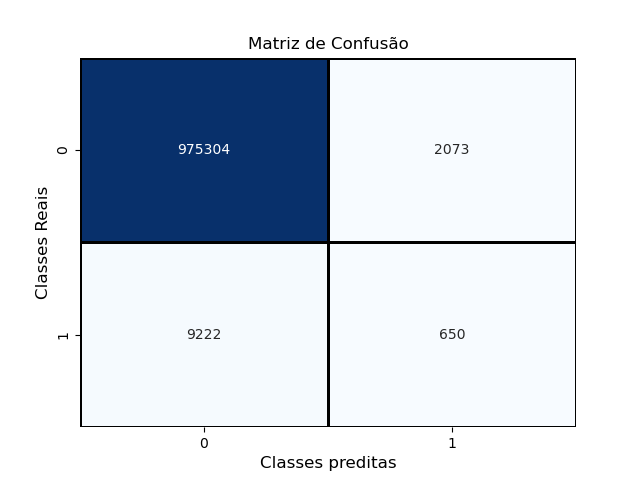

Recreate this plot in Python.
#import os 
#os.environ["tf_gpu_allocator"]="cuda_malloc_async"


from sklearn.model_selection import train_test_split
from sklearn.metrics import confusion_matrix
from sklearn.metrics import accuracy_score
from sklearn.metrics import classification_report

from imblearn.over_sampling import SMOTE

import numpy as np
import matplotlib.pyplot as plt
import pandas as pd

import heapq 
#os.environ["tf_gpu_allocator"]="cuda_malloc_async"



import math
import seaborn as sns


import tensorflow as tf
from tensorflow import keras

from keras.layers import Dense, Input, Dropout, BatchNormalization
from keras.models import Sequential
from keras.utils import to_categorical
from keras.optimizers import Adam
from keras.callbacks import EarlyStopping





# Enable logging to see which CPU cores or operations are being placed
#tf.debugging.set_log_device_placement(True)
def step_function(x):
    return int(x >= 0) 

BS=256 #Batch SIze
LR=0.0001 #Learning Rate
DF=0.3 #Dropout Freq
WT=3.0 #weight for VH error in class_weight
L1=1500 #Number of units in Hidden Layer 1
L2=1500 #Number of units in Hidden Layer 2
L3=1500 #Number of units in Hidden Layer 3

CW = {0: 1.0, 1: WT}

per=0.01 #percentagem de VH




#Training Bit
file_path = "training_bit.txt"

with open(file_path, 'r') as myfile:
    data_training = [list(line.strip()) for line in myfile] # Read each line, convert to a list of characters

#Create the DataFrame
X_treinamento_raw = pd.DataFrame(data_training).astype(int)
print(f"X_treinamento:\n{X_treinamento_raw.describe()}\n")
X_treinamento_raw=np.array(X_treinamento_raw)

#Validation Bit
file_path = "validation_bit.txt"

with open(file_path, 'r') as myfile:
    data_validation = [list(line.strip()) for line in myfile] # Read each line, convert to a list of characters

#Create the DataFrame
X_validacao = pd.DataFrame(data_validation).astype(int)
print(f"X_validacao:\n{X_validacao.describe()}\n")
X_validacao=np.array(X_validacao)

#Testing Bit
file_path = "testing_bit.txt"

with open(file_path, 'r') as myfile:
    data_testing = [list(line.strip()) for line in myfile] # Read each line, convert to a list of characters

#Create the DataFrame
X_teste = pd.DataFrame(data_testing).astype(int)
print(f"X_teste:\n{X_teste.describe()}\n")
X_teste=np.array(X_teste)



#Training Score
file_path = "training_score.txt"
y_treinamento_unravelled=pd.read_csv(file_path, header=None)
y_treinamento_unravelled.columns=['Score']
print(f"y_treinamento_unravelled:\n{y_treinamento_unravelled.describe()}\n")
y_treinamento=np.ravel(y_treinamento_unravelled)

y_treinamento_ar = heapq.nsmallest(math.floor(per*len(y_treinamento)), y_treinamento.T)
y_treinamento_lim = y_treinamento_ar[math.floor(per*len(y_treinamento))-1]
y_treinamento_VH_raw = np.array([1 if x<=y_treinamento_lim else 0 for x in y_treinamento.T])


smote = SMOTE(random_state=42)
X_treinamento, y_treinamento_VH = smote.fit_resample(X_treinamento_raw, y_treinamento_VH_raw)

# Temos 2 classes
# Converter o vetor de rótulos para uma matriz binária
# Alterar o conjunto de dados de rótulos para o formato de string binária 1-de-N (one-hot encoding)
# Teremos uma rede neural com 2 neurônios na camada de saída
#y_treinamento_VH = to_categorical(y_treinamento_VH)


#Validation Score
file_path = "validation_score.txt"
y_validacao_unravelled=pd.read_csv(file_path, header=None)
y_validacao_unravelled.columns=['Score']
print(f"y_validacao_unravelled:\n{y_validacao_unravelled.describe()}\n")
y_validacao=np.ravel(y_validacao_unravelled)

y_validacao_ar = heapq.nsmallest(math.floor(per*len(y_validacao)), y_validacao.T)
y_validacao_lim = y_validacao_ar[math.floor(per*len(y_validacao))-1]
y_validacao_VH = np.array([1 if x<=y_validacao_lim else 0 for x in y_validacao.T])

# Temos 2 classes
# Converter o vetor de rótulos para uma matriz binária
# Alterar o conjunto de dados de rótulos para o formato de string binária 1-de-N (one-hot encoding)
# Teremos uma rede neural com 2 neurônios na camada de saída
#y_validacao_VH = to_categorical(y_validacao_VH)

#Testing Score
file_path = "testing_score.txt"
y_teste_unravelled=pd.read_csv(file_path, header=None)
y_teste_unravelled.columns=['Score']
print(f"y_teste_unravelled:\n{y_teste_unravelled.describe()}\n")
y_teste=np.ravel(y_teste_unravelled)

y_teste_ar = heapq.nsmallest(math.floor(per*len(y_teste)), y_teste.T)
y_teste_lim = y_teste_ar[math.floor(per*len(y_teste))-1]
y_teste_VH = np.array([1 if x<=y_teste_lim else 0 for x in y_teste.T])

# Temos 2 classes
# Converter o vetor de rótulos para uma matriz binária
# Alterar o conjunto de dados de rótulos para o formato de string binária 1-de-N (one-hot encoding)
# Teremos uma rede neural com 2 neurônios na camada de saída
#y_teste_VH = to_categorical(y_teste_VH)






#num_objetos num_colunas
num_objetos, num_colunas = X_treinamento.shape


#Treino teste
#X_treino, X_teste, y_treino, y_teste = train_test_split(previsoes_df, previsoes_VH, test_size = 0.3, random_state = 42)
                                                                  
                                                                  
#Treinamento Validação
#X_treinamento, X_validacao, y_treinamento, y_validacao = train_test_split(X_treino, y_treino, test_size=0.2, random_state=42)


## Topologia da Rede Neural
# - relu:  função de ativação ReLU: f(x) = max(0, x)
# - softmax: cada neurônio de saída receberá uma probabilidade

modelo = Sequential()
modelo.add(Input(shape=(num_colunas,)))
modelo.add(Dense(units=L1,name='camada_escondida_1', activation='relu'))
modelo.add(BatchNormalization()) #Evita loss nan
modelo.add(Dropout(DF))
modelo.add(Dense(units=L2,name='camada_escondida_2', activation='relu'))
modelo.add(BatchNormalization())
modelo.add(Dropout(DF))
modelo.add(Dense(units=L3,name='camada_escondida_3', activation='sigmoid'))
modelo.add(BatchNormalization())
modelo.add(Dropout(DF))
modelo.add(Dense(units=1, name='camada_saida', activation='sigmoid')) #Ou é Virtual hit ou não é
modelo.add(BatchNormalization())
modelo.add(Dropout(DF))


## Parâmetros da Rede Neural
#  optimizer = algoritmo para atualizar os pesos baseado no loss:
#       Ex. 'adam', 'sgd', 'rmsprop'
#  loss = cálculo do erro.
#       Ex.: 'mean_squared_error','categorical_crossentropy', 'binary_crossentropy'
#  metrics = lista de métricas para avaliar o modeloL

custom_adam = tf.keras.optimizers.Adam(learning_rate=LR, clipnorm=1.0)  # Customizando para definir a learning_rate

#sgd_optimizer = keras.optimizers.SGD(learning_rate=0.01, momentum=0.9)

#sgd_optimizer = keras.optimizers.SGD(
#    learning_rate=LR,
#    momentum=0.9,
#    nesterov=True,
#    weight_decay=1e-4  # Automatically applies L2 penalty to weights
#)


modelo.compile(optimizer = custom_adam,
               loss = tf.keras.losses.BinaryCrossentropy(from_logits=True),
               metrics = ['accuracy', keras.metrics.Precision(), tf.keras.metrics.Recall()])

modelo.summary()






#Treinamento da Rede Neural

# 150 épocas

# Define the early stopping callback
early_stopping = EarlyStopping(
    monitor='val_loss',     # Watch the validation loss
    min_delta=0.001,        # Minimum change to qualify as an improvement
    patience=10,             # Number of epochs to tolerate oscillation/no improvement
    restore_best_weights=True, # Revert to the best model weights after stopping
    verbose=0
)


# Atenção para o conjunto de validação.

modelo.fit(X_treinamento,
           y_treinamento_VH,
           batch_size = BS,
           epochs = 150,
           class_weight=CW,
           validation_data = (X_validacao, y_validacao_VH), 
           callbacks=[early_stopping]
           )


#Salvar modelo
sv_pth='BS_'+str(BS)+'_LR_'+str(LR)+'_DF_'+str(DF)+'_WT_'+str(WT)+'_'+str(L1)+'_'+str(L2)+'_'+str(L3)
#sv_pth='BS_'+str(BS)+'_LR_'+str(LR)+'_WT_'+str(WT)+'_'+str(L1)+'_'+str(L2)+'_'+str(L3)
modelo.save('./Resultados class/'+sv_pth+'/'+sv_pth+'.h5')


#Extração de previsões
previsoes = modelo.predict(X_teste)

y_previsao_matrix = [step_function(t-0.5) for t in previsoes]
y_teste_matrix = [step_function(t-0.5) for t in y_teste_VH]


# Acurácia do Modelo avaliada no Conjunto de Dados de teste:
accuracy = accuracy_score(y_teste_matrix, y_previsao_matrix)
print("Acurácia no conjunto de teste ( previsões Corretas / todas as previsões  ):\n", accuracy)



#Matriz de confusão - tabela com desempenho do modelo
confusao = confusion_matrix(y_teste_matrix, y_previsao_matrix)
print("Matriz de Confusão no Conjunto de Teste (Classes reais x Classes preditas):")

print("Matriz de Confusão")
print(confusao)

# Matriz de Confusão - representação mais informativa e didática
print("\n\n Matriz de Confusão")
sns.heatmap(
    confusao,
    annot=True,          # Show números nas células
    fmt='d',             # Números como inteiros
    cmap='Blues',        # Paleta de cores
    cbar=False,          # Remover barra à direita
    linewidths=1,        # Adicionar borda
    linecolor='black'    # Cor da borda
)
plt.xlabel('Classes preditas', fontsize=12)
plt.ylabel('Classes Reais', fontsize=12)
plt.title('Matriz de Confusão', fontsize=12)
plt.show()

#https://stackoverflow.com/questions/54141663/how-can-i-solve-error-allocation-exceeds-10-of-system-memory-on-keras
